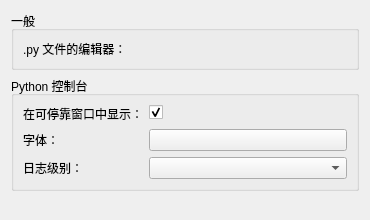
<ui version="4.0">
 <class>qSlicerSettingsPythonPanel</class>
 <widget class="ctkSettingsPanel" name="qSlicerSettingsPythonPanel">
  <property name="geometry">
   <rect>
    <x>0</x>
    <y>0</y>
    <width>370</width>
    <height>220</height>
   </rect>
  </property>
  <property name="windowTitle">
   <string>Python</string>
  </property>
  <layout class="QVBoxLayout" name="verticalLayout">
   <item>
    <widget class="QGroupBox" name="GeneralGroupBox">
     <property name="title">
      <string>一般</string>
     </property>
     <property name="flat">
      <bool>true</bool>
     </property>
     <layout class="QFormLayout" name="formLayout_2">
      <property name="fieldGrowthPolicy">
       <enum>QFormLayout::AllNonFixedFieldsGrow</enum>
      </property>
      <item row="0" column="0">
       <widget class="QLabel" name="EditorLabel">
        <property name="text">
         <string>.py 文件的编辑器：</string>
        </property>
       </widget>
      </item>
      <item row="0" column="1">
       <widget class="ctkPathLineEdit" name="EditorPathLineEdit">
        <property name="toolTip">
         <string>选择一个可执行文件来编辑 .py 文件。如果留空，则将启动与 .py 文件关联的默认程序。</string>
        </property>
        <property name="settingKey">
         <string>PythonEditor</string>
        </property>
       </widget>
      </item>
     </layout>
    </widget>
   </item>
   <item>
    <widget class="QGroupBox" name="ShellDisplayGroupBox">
     <property name="title">
      <string>Python 控制台</string>
     </property>
     <property name="flat">
      <bool>true</bool>
     </property>
     <layout class="QFormLayout" name="formLayout">
      <property name="fieldGrowthPolicy">
       <enum>QFormLayout::AllNonFixedFieldsGrow</enum>
      </property>
      <item row="0" column="0">
       <widget class="QLabel" name="DockableWindowLabel">
        <property name="text">
         <string>在可停靠窗口中显示：</string>
        </property>
       </widget>
      </item>
      <item row="0" column="1">
       <widget class="ctkCheckBox" name="DockableWindowCheckBox">
        <property name="toolTip">
         <string>在可以放置在主窗口内的窗口中显示 Python 控制台。如果禁用，则 Python 控制台将作为独立窗口显示。</string>
        </property>
        <property name="checked">
         <bool>true</bool>
        </property>
       </widget>
      </item>
      <item row="1" column="0">
       <widget class="QLabel" name="PromptFontLabel">
        <property name="text">
         <string>字体：</string>
        </property>
       </widget>
      </item>
      <item row="1" column="1">
       <widget class="ctkFontButton" name="ConsoleFontButton">
        <property name="text">
         <string />
        </property>
       </widget>
      </item>
      <item row="2" column="0">
       <widget class="QLabel" name="LogLevelLabel">
        <property name="text">
         <string>日志级别：</string>
        </property>
       </widget>
      </item>
      <item row="2" column="1">
       <widget class="QComboBox" name="ConsoleLogLevelComboBox">
        <property name="toolTip">
         <string>此级别及以上的日志消息将在 Python 控制台中显示。</string>
        </property>
       </widget>
      </item>
     </layout>
    </widget>
   </item>
   <item>
    <spacer name="verticalSpacer">
     <property name="orientation">
      <enum>Qt::Vertical</enum>
     </property>
     <property name="sizeHint" stdset="0">
      <size>
       <width>20</width>
       <height>40</height>
      </size>
     </property>
    </spacer>
   </item>
  </layout>
 </widget>
 <customwidgets>
  <customwidget>
   <class>ctkCheckBox</class>
   <extends>QCheckBox</extends>
   <header>ctkCheckBox.h</header>
  </customwidget>
  <customwidget>
   <class>ctkFontButton</class>
   <extends>QPushButton</extends>
   <header>ctkFontButton.h</header>
  </customwidget>
  <customwidget>
   <class>ctkPathLineEdit</class>
   <extends>QWidget</extends>
   <header>ctkPathLineEdit.h</header>
  </customwidget>
  <customwidget>
   <class>ctkSettingsPanel</class>
   <extends>QWidget</extends>
   <header>ctkSettingsPanel.h</header>
   <container>1</container>
  </customwidget>
 </customwidgets>
 <resources />
 <connections />
</ui>
